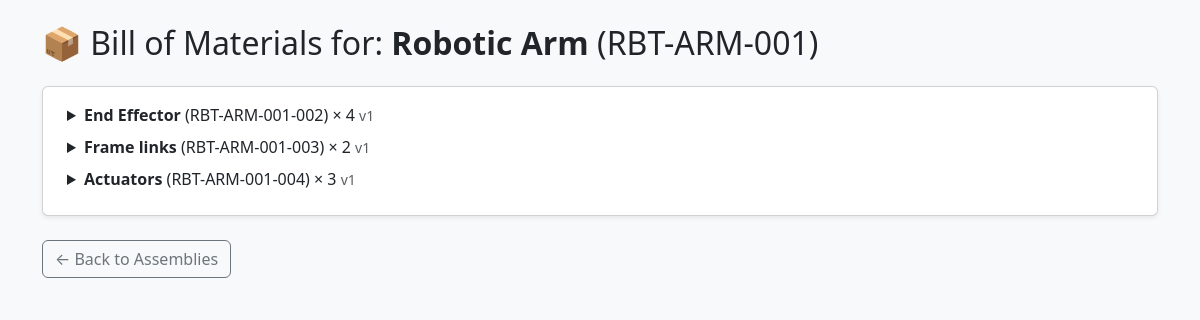
The app's page /bom/1/ with its own data.
### parts/models.py (models this page shows, shortened)
class Part(models.Model):
    part_number = models.CharField(max_length=100, unique=True)  # Unique ID for the part
    name = models.CharField(max_length=255)                      # Human-readable name
    version = models.CharField(max_length=10)                    # Version like v1, v2
    description = models.TextField(blank=True)                   # Optional notes
    created_at = models.DateTimeField(auto_now_add=True)         # Timestamp
    created_by = models.ForeignKey(get_user_model(), on_delete=models.SET_NULL, null=True)

### bom/models.py (models this page shows, shortened)
class BOMItem(models.Model):
    parent = models.ForeignKey(
        Part,
        related_name='bom_parent',
        on_delete=models.CASCADE,
        help_text="The main part (assembly)"
    )
    child = models.ForeignKey(
        Part,
        related_name='bom_child',
        on_delete=models.CASCADE,
        help_text="Component that is part of the assembly"
    )
    quantity = models.PositiveIntegerField(default=1)
    class Meta:
        unique_together = ('parent', 'child')  # Prevent duplicate entries

### bom/views.py (the view)
# urls.py: path('<int:part_id>/', views.bom_detail, name='bom_detail'),
def bom_detail(request, part_id):
    part = get_object_or_404(Part, id=part_id)
    bom_tree = get_bom_tree(part)
    return render(request, 'bom/bom_detail.html', {
        'part': part,
        'bom_tree': bom_tree
    })

### bom/views.py (called while the page is built)
def get_bom_tree(part):
    items = BOMItem.objects.filter(parent=part)
    tree = []
    for item in items:
        child = item.child
        documents = Document.objects.filter(part=child)
        children = get_bom_tree(child)
        tree.append({
            'item': item,
            'children': children,
            'documents': documents
        })
    return tree

### bom/templates/bom/bom_detail.html (shortened to what this page needs)
<!DOCTYPE html>
<html lang="en">
<head>
    <link href="https://cdn.jsdelivr.net/npm/bootstrap@5.3.0/dist/css/bootstrap.min.css" rel="stylesheet">
</head>
<body class="bg-light py-4">
<div class="container">
    <h2 class="mb-4">📦 Bill of Materials for: <strong>{{ part.name }}</strong> ({{ part.part_number }})</h2>
    {% if bom_tree %}
        <div class="card shadow-sm p-3">
            {% for node in bom_tree %}
                {% include "bom/bom_node.html" with node=node level=0 %}
            {% endfor %}
        </div>
    {% else %}
        <div class="alert alert-warning">No BOM items found for this part.</div>
    {% endif %}
    <a href="/bom/" class="btn btn-outline-secondary mt-4">← Back to Assemblies</a>
</div>
</body>
</html>

### bom/templates/bom/bom_node.html (shortened to what this page needs)
<div class="ms-{{ level|add:2 }} mb-2">
  <details>
    <summary>
      <strong>{{ node.item.child.name }}</strong>
      ({{ node.item.child.part_number }}) × {{ node.item.quantity }}
      <small class="text-muted">v{{ node.item.child.version }}</small>
    </summary>
  </details>
</div>

### records on screen
Part: name "Robotic Arm", part_number "RBT-ARM-001"
BOMItem: item.child.name "End Effector", item.child.part_number "RBT-ARM-001-002", item.quantity "4", item.child.version "1"
BOMItem: item.child.name "Frame links", item.child.part_number "RBT-ARM-001-003", item.quantity "2", item.child.version "1"
BOMItem: item.child.name "Actuators", item.child.part_number "RBT-ARM-001-004", item.quantity "3", item.child.version "1"
